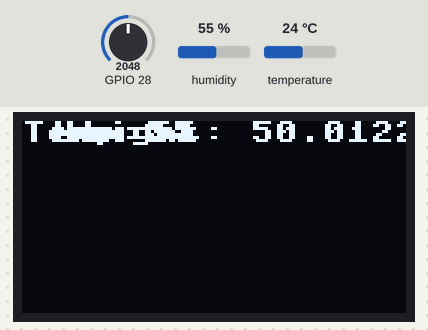
Recording of a program running on a simulated ESP32 board running MicroPython. Parts: 128×64 one-colour display. The inputs (shaded band) are chosen by the test bench; at power-on: humidity 55 %, GPIO 28 = 2048, temperature 24 °C (analog values on the 0–4095 scale). What the program prints to the serial console is not drawn.

Above: at 1.2 s.
1.3 s: humidity set to 22 %
5.2 s: GPIO 28 set to 2866
At 6.6 s:
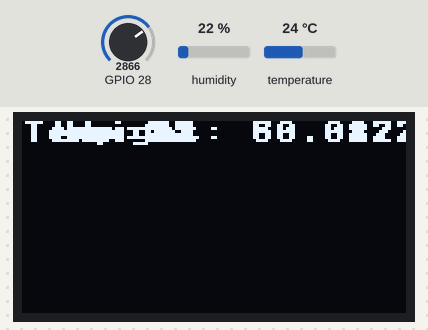
9.1 s: temperature set to 12 °C
13.0 s: GPIO 28 set to 3603
At 16.3 s:
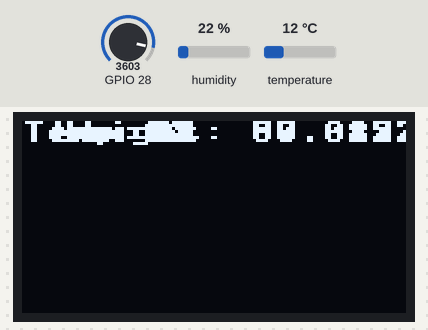
16.9 s: humidity set to 40 %
20.8 s: GPIO 28 set to 4095
At 21.9 s:
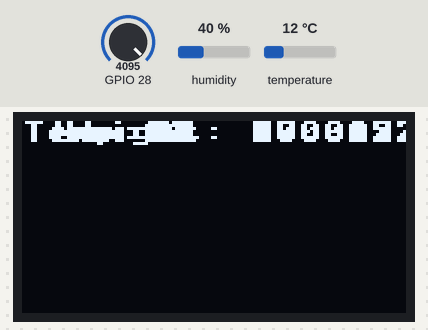
Timing chart, 0 to 23.8 s (numbered marks = the images above; inputs shaded):
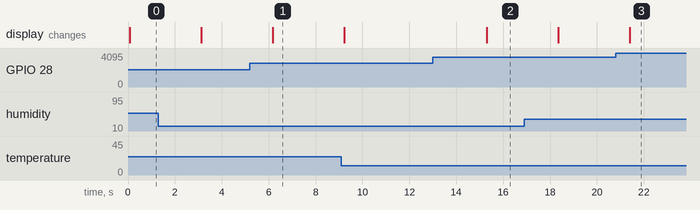

Measured:
- after the input at 5.2 s, the display: changes after 0.97 s (image 1)
- after the input at 13.0 s, the display: changes after 2.3 s (image 2)
- after the input at 20.8 s, the display: changes after 0.61 s (image 3)

The program:

light_sensor.py
```python
from machine import ADC, Pin, I2C
import ssd1306
import time
from time import sleep
import dht


class LDR:
    """This class read a value from a light dependent resistor (LDR)"""

    def __init__(self, pin, min_value=0, max_value=100):
        """
        Initializes a new instance.
        :parameter pin A pin that's connected to an LDR.
        :parameter min_value A min value that can be returned by value() method.
        :parameter max_value A max value that can be returned by value() method.
        """

        if min_value >= max_value:
            raise Exception('Min value is greater or equal to max value')

        # initialize ADC (analog to digital conversion)
        self.adc = ADC(Pin(pin))

        # set 11dB input attenuation (voltage range roughly 0.0v - 3.6v)
        #self.adc.atten(ADC.ATTN_11DB)

        self.min_value = min_value
        self.max_value = max_value

    def read(self):
        """
        Read a raw value from the LDR.
        :return A value from 0 to 4095.
        """
        return self.adc.read()

    def value(self):
        """
        Read a value from the LDR in the specified range.
        :return A value from the specified [min, max] range.
        """
        return (self.max_value - self.min_value) * self.read() / 4095


# initialize an LDR
ldr = LDR(28)

# using default address 0x3C
i2c = I2C(1,sda=Pin(26), scl=Pin(27))
display = ssd1306.SSD1306_I2C(128, 64, i2c)

sensor = dht.DHT11(Pin(16))


while True:
    # read a value from the LDR
    sensor.measure()
    t = sensor.temperature()
    h = sensor.humidity()
    print('Temperature: %3.1f C' %t)
    print('Humidity: %3.1f %%' %h)
    value = ldr.value()
    print('value = {}'.format(value))
    display.text('Temp:{}'.format(t) , 0, 0, 1)
    display.text('Hum:{}'.format(h), 10, 0, 1)
    display.text('Light: {}'.format(value), 20, 0, 1)
    display.show()

    # a little delay
    time.sleep(3)
```
